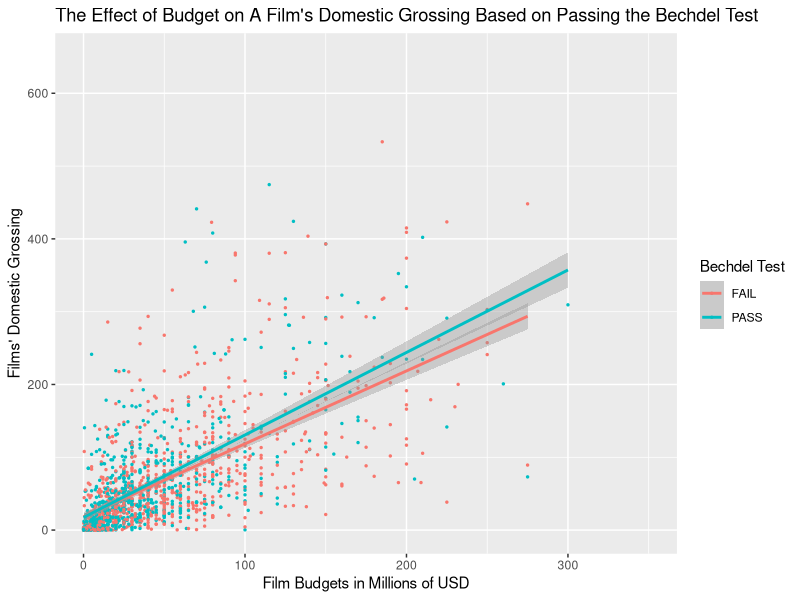

The R script that drew this image:
## ---- chunk 1
library(tidyverse)
bechdel<- read.csv("bechdel_data.csv")
bechdel <- bechdel |>
  mutate(budget = as.numeric(budget),
         domgross = as.numeric(domgross)) |>
  mutate(budget_millions = budget/1000000, 
         domgross_millions = domgross/1000000)|>
  drop_na()
## ---- chunk 2
library(ggplot2)
bechdel_scatterplot <- bechdel |>
  ggplot(bechdel, mapping = aes(x = budget_millions, y = domgross_millions, color = binary)) + 
  geom_point(size = 0.5) + xlim(0, 350) +ylim(0, 650) + 
  geom_smooth(method = lm) + 
  labs(
    x = "Film Budgets in Millions of USD", 
    y = "Films' Domestic Grossing", 
    title = "The Effect of Budget on A Film's Domestic Grossing Based on Passing the Bechdel Test", 
    color = "Bechdel Test")
bechdel_scatterplot
## ---- chunk 3
library(broom)
m.lm <- lm(domgross_millions ~ binary +
           budget_millions + year, 
           data = bechdel)
broom::tidy(m.lm) |>
  select(term, estimate, p.value) |>
  knitr::kable(digits = 3)



